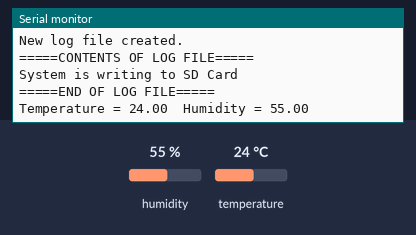
This sketch was run on a simulated Arduino Uno, built with avr-gcc and run on an emulated ATmega328P. Parts: the last lines printed to the serial monitor. The inputs (shaded band) are chosen by the test bench; at power-on: humidity 55 %, temperature 24 °C. Storage starts empty.

Above: at 10.2 s.
10.3 s: humidity set to 22 %
At 15.0 s:
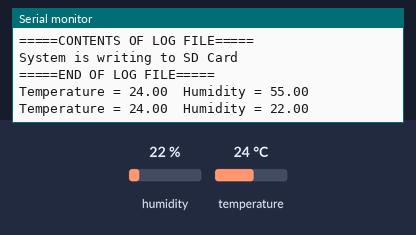
15.3 s: temperature set to 12 °C
At 20.0 s:
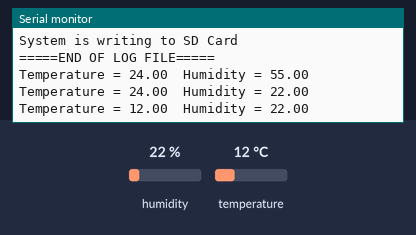
20.3 s: humidity set to 40 %
At 25.5 s:
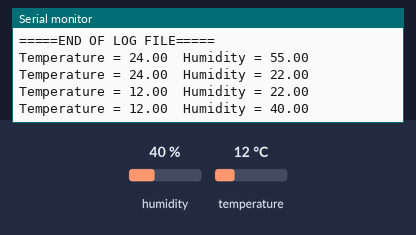
Timing chart, 0 to 27.0 s (numbered marks = the images above; inputs shaded):
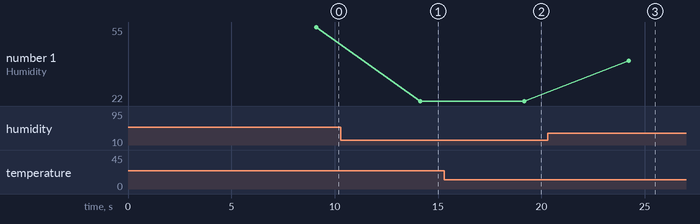

Measured:
- after the input at 10.3 s, the serial monitor: prints a new line after 3.8 s (image 1)
- after the input at 15.3 s, the serial monitor: prints a new line after 3.9 s (image 2)
- after the input at 20.3 s, the serial monitor: prints a new line after 3.9 s (image 3)
- plotted number 1: 55 → 22 after the input at 10.3 s, 22 → 40 after the input at 20.3 s

The sketch:

23APRILTEMPLOGGER.ino
```cpp
#include <dht.h>
#include <SPI.h>
#include <SD.h>
dht DHT;
File myLog;

//Set up.
void setup() {
  Serial.begin(9600);
  while (!Serial) {
    ;
  }

  // Initiate the SD Card.
  if (SD.begin(10))  {
    Serial.println("SD card initiated.");
    delay(2000);
  }  else {
    Serial.println("SD Card failed to initiate");
    while (1);
  }

  // Erase previous log file.
  if (SD.exists("mylog.txt")) {
    Serial.println("Log file detected.");
    delay(2000);
    //Serial.println("WARNING: SD.REMOVE IS ENABLED. LOG FILE WILL BE REMOVED.");
    //delay(5000);
    //SD.remove("mylog.txt");
    //Serial.println("Log file has been deleted.");
    //delay(2000);
  }

  // Create new log file.
  if (!SD.exists("mylog.txt")) {
    myLog = SD.open("mylog.txt", FILE_WRITE);
    myLog.println("System is writing to SD Card");
    Serial.println("New log file created.");
    delay(2000);
    myLog.close();
  }

  // Checks if system is writing to SD card.
  myLog = SD.open("mylog.txt");
  Serial.println("=====CONTENTS OF LOG FILE=====");
  while (myLog.available()) {
    Serial.write(myLog.read());

  }

  // End of set up.
  Serial.println("=====END OF LOG FILE=====");
  delay(5000);
  myLog.close();
}

// Loop.
void loop() {

  // Activates sensor.
  DHT.read11(A0);

  // Writes sensor data onto the SD card.
  myLog = SD.open("mylog.txt", FILE_WRITE);
  myLog.print("Temperature = ");
  myLog.println(DHT.temperature);
  myLog.print("Humidity = ");
  myLog.println(DHT.humidity);
  myLog.close();

  // Prints out sensor data to serial.
  Serial.println("");
  Serial.print("Temperature = ");
  Serial.print(DHT.temperature);
  Serial.print("  Humidity = ");
  Serial.println(DHT.humidity);
  delay(5000);
}
```
